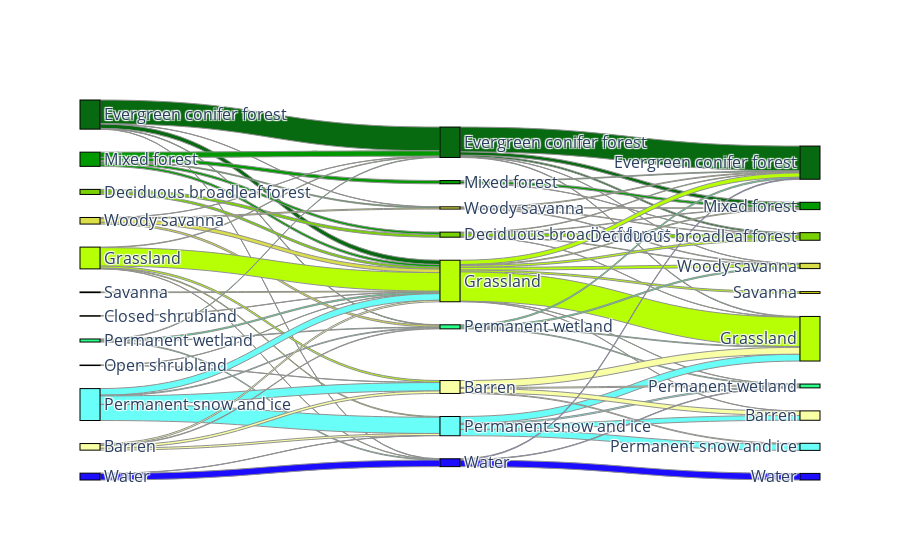

Notebook code for this chart:
### Markdown cell above
### The Default Plot

That's all we need to generate a default Sankey diagram. When we run `dataset.sankify`, random points will be sampled within our area of interest (adjust the number of points with `n`), and their land cover classification will be displayed over time.

### Code cell
dataset.sankify(years=years, region=aoi)

### Figure 1 — Plotly figure (JSON) as saved in the notebook; plotly's stock layout.template omitted (floating-point values rounded to 4 significant figures)
{"data": [{"link": {"color": ["#086a10", "#086a10", "#086a10", "#086a10", "#086a10", "#78d203", "#78d203", "#009900", "#009900", "#009900", "#009900", "#009900", "#c6b044", "#dcd159", "#dcd159", "#dade48", "#dade48", "#dade48", "#dade48", "#fbff13", "#b6ff05", "#b6ff05", "#b6ff05", "#b6ff05", "#b6ff05", "#27ff87", "#27ff87", "#27ff87", "#27ff87", "#69fff8", "#69fff8", "#69fff8", "#69fff8", "#f9ffa4", "#f9ffa4", "#f9ffa4", "#f9ffa4", "#1c0dff", "#1c0dff", "#086a10", "#086a10", "#086a10", "#086a10", "#086a10", "#78d203", "#78d203", "#78d203", "#78d203", "#78d203", "#009900", "#009900", "#009900", "#dade48", "#dade48", "#dade48", "#dade48", "#b6ff05", "#b6ff05", "#b6ff05", "#b6ff05", "#b6ff05", "#b6ff05", "#b6ff05", "#b6ff05", "#27ff87", "#27ff87", "#27ff87", "#27ff87", "#69fff8", "#69fff8", "#69fff8", "#69fff8", "#f9ffa4", "#f9ffa4", "#f9ffa4", "#f9ffa4", "#1c0dff", "#1c0dff", "#1c0dff"], "customdata": ["82% of Evergreen conifer forest remained Evergreen conifer forest", "1% of Evergreen conifer forest became Woody savanna", "15% of Evergreen conifer forest became Grassland", "2% of Evergreen conifer forest became Permanent wetland", "1% of Evergreen conifer forest became Water", "55% of Deciduous broadleaf forest remained Deciduous broadleaf forest", "45% of Deciduous broadleaf forest became Grassland", "38% of Mixed forest became Evergreen conifer forest", "16% of Mixed forest became Deciduous broadleaf forest", "23% of Mixed forest remained Mixed forest", "7% of Mixed forest became Woody savanna", "16% of Mixed forest became Grassland", "100% of Closed shrubland became Grassland", "50% of Open shrubland became Grassland", "50% of Open shrubland became Barren", "4% of Woody savanna became Evergreen conifer forest", "15% of Woody savanna remained Woody savanna", "54% of Woody savanna became Grassland", "27% of Woody savanna became Permanent wetland", "100% of Savanna became Grassland", "2% of Grassland became Evergreen conifer forest", "85% of Grassland remained Grassland", "3% of Grassland became Permanent snow and ice", "8% of Grassland became Barren", "1% of Grassland became Water", "17% of Permanent wetland became Evergreen conifer forest", "42% of Permanent wetland became Grassland", "17% of Permanent wetland remained Permanent wetland", "25% of Permanent wetland became Water", "21% of Permanent snow and ice became Grassland", "2% of Permanent snow and ice became Permanent wetland", "51% of Permanent snow and ice remained Permanent snow and ice", "26% of Permanent snow and ice became Barren", "23% of Barren became Grassland", "8% of Barren became Permanent wetland", "31% of Barren became Permanent snow and ice", "38% of Barren remained Barren", "4% of Water became Permanent snow and ice", "96% of Water remained Water", "82% of Evergreen conifer forest remained Evergreen conifer forest", "5% of Evergreen conifer forest became Deciduous broadleaf forest", "11% of Evergreen conifer forest became Mixed forest", "1% of Evergreen conifer forest became Woody savanna", "2% of Evergreen conifer forest became Grassland", "10% of Deciduous broadleaf forest became Evergreen conifer forest", "65% of Deciduous broadleaf forest remained Deciduous broadleaf forest", "10% of Deciduous broadleaf forest became Mixed forest", "10% of Deciduous broadleaf forest became Woody savanna", "5% of Deciduous broadleaf forest became Grassland", "23% of Mixed forest became Evergreen conifer forest", "8% of Mixed forest became Deciduous broadleaf forest", "69% of Mixed forest remained Mixed forest", "33% of Woody savanna became Evergreen conifer forest", "22% of Woody savanna became Deciduous broadleaf forest", "22% of Woody savanna became Mixed forest", "22% of Woody savanna remained Woody savanna", "10% of Grassland became Evergreen conifer forest", "5% of Grassland became Deciduous broadleaf forest", "2% of Grassland became Mixed forest", "7% of Grassland became Woody savanna", "4% of Grassland became Savanna", "71% of Grassland remained Grassland", "1% of Grassland became Permanent wetland", "1% of Grassland became Barren", "31% of Permanent wetland became Evergreen conifer forest", "31% of Permanent wetland became Woody savanna", "19% of Permanent wetland became Grassland", "19% of Permanent wetland remained Permanent wetland", "36% of Permanent snow and ice became Grassland", "7% of Permanent snow and ice became Permanent wetland", "33% of Permanent snow and ice remained Permanent snow and ice", "25% of Permanent snow and ice became Barren", "53% of Barren became Grassland", "8% of Barren became Permanent wetland", "6% of Barren became Permanent snow and ice", "33% of Barren remained Barren", "10% of Water became Evergreen conifer forest", "6% of Water became Permanent wetland", "84% of Water remained Water"], "hovertemplate": "%{customdata} <extra></extra>", "line": {"color": "#909090", "width": 1}, "source": [2, 2, 2, 2, 2, 5, 5, 0, 0, 0, 0, 0, 10, 11, 11, 1, 1, 1, 1, 4, 6, 6, 6, 6, 6, 9, 9, 9, 9, 3, 3, 3, 3, 7, 7, 7, 7, 8, 8, 12, 12, 12, 12, 12, 20, 20, 20, 20, 20, 18, 18, 18, 14, 14, 14, 14, 13, 13, 13, 13, 13, 13, 13, 13, 17, 17, 17, 17, 16, 16, 16, 16, 15, 15, 15, 15, 19, 19, 19], "target": [12, 14, 13, 17, 19, 20, 13, 12, 20, 18, 14, 13, 13, 13, 15, 12, 14, 13, 17, 13, 12, 13, 16, 15, 19, 12, 13, 17, 19, 13, 17, 16, 15, 13, 17, 16, 15, 16, 19, 21, 24, 23, 28, 22, 21, 24, 23, 28, 22, 21, 24, 23, 21, 24, 23, 28, 21, 24, 23, 28, 26, 22, 25, 27, 21, 28, 22, 25, 22, 25, 29, 27, 22, 25, 29, 27, 21, 25, 30], "value": [94, 1, 17, 2, 1, 11, 9, 21, 9, 13, 4, 9, 1, 1, 1, 1, 4, 14, 7, 3, 2, 73, 3, 7, 1, 2, 5, 2, 3, 26, 3, 64, 33, 6, 2, 8, 10, 1, 26, 98, 6, 13, 1, 2, 2, 13, 2, 2, 1, 3, 1, 9, 3, 2, 2, 2, 17, 8, 3, 11, 7, 116, 1, 1, 5, 5, 3, 3, 27, 5, 25, 19, 27, 4, 3, 17, 3, 2, 26]}, "node": {"color": ["#009900", "#dade48", "#086a10", "#69fff8", "#fbff13", "#78d203", "#b6ff05", "#f9ffa4", "#1c0dff", "#27ff87", "#c6b044", "#dcd159", "#086a10", "#b6ff05", "#dade48", "#f9ffa4", "#69fff8", "#27ff87", "#009900", "#1c0dff", "#78d203", "#086a10", "#b6ff05", "#009900", "#78d203", "#27ff87", "#fbff13", "#f9ffa4", "#dade48", "#69fff8", "#1c0dff"], "customdata": ["2001", "2001", "2001", "2001", "2001", "2001", "2001", "2001", "2001", "2001", "2001", "2001", "2010", "2010", "2010", "2010", "2010", "2010", "2010", "2010", "2010", "2019", "2019", "2019", "2019", "2019", "2019", "2019", "2019", "2019", "2019"], "hovertemplate": "%{customdata}<extra></extra>", "label": ["Mixed forest", "Woody savanna", "Evergreen conifer forest", "Permanent snow and ice", "Savanna", "Deciduous broadleaf forest", "Grassland", "Barren", "Water", "Permanent wetland", "Closed shrubland", "Open shrubland", "Evergreen conifer forest", "Grassland", "Woody savanna", "Barren", "Permanent snow and ice", "Permanent wetland", "Mixed forest", "Water", "Deciduous broadleaf forest", "Evergreen conifer forest", "Grassland", "Mixed forest", "Deciduous broadleaf forest", "Permanent wetland", "Savanna", "Barren", "Woody savanna", "Permanent snow and ice", "Water"], "line": {"color": "#000000", "width": 1}, "pad": 30, "thickness": 20}, "type": "sankey"}], "layout": {"font": {"size": 16}, "paper_bgcolor": "rgba(0, 0, 0, 0)", "title": {"x": 0.5}}}
